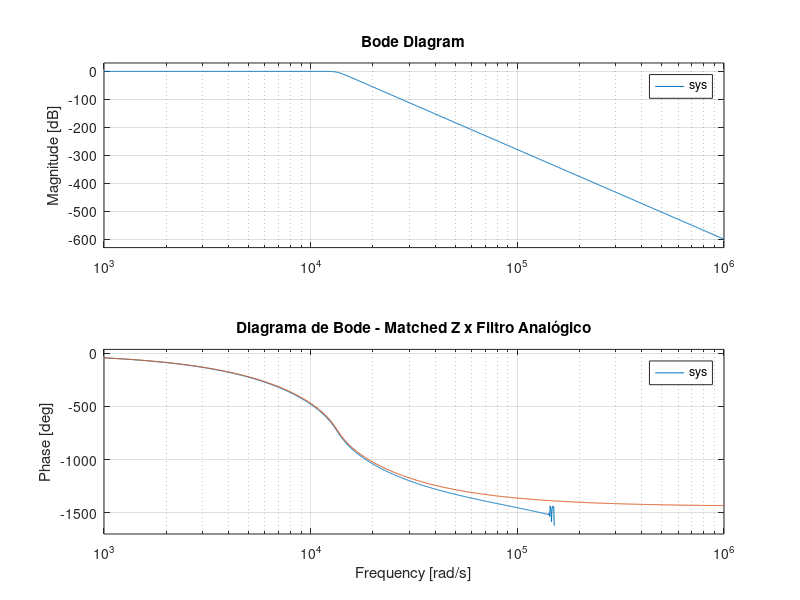
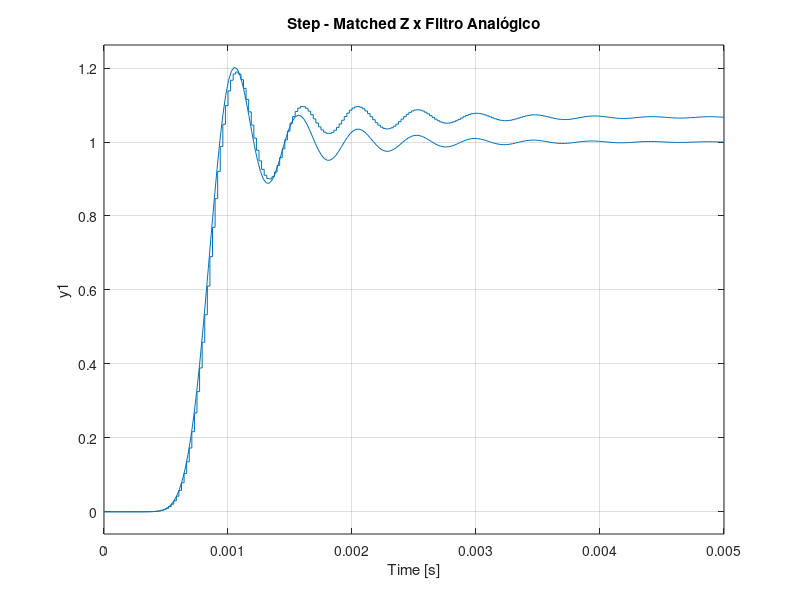

Here is the MATLAB script that generated these plots, in order:
clc;clear all;close all;
fsample = 48000;                         % fa > 2*fn

fp = 2000;                               % frequência de passagem
fs = 3000;                               % frequência de corte

% Região de transição da frequência
wp = (2*pi*fp);
ws = (2*pi*fs);

T = 1/fsample
%pre warping
%wp/fs

% Limites de tolerância
ap = 0.5;                               % tolerância na faixa de passagem
as = 45;                                % tolerância na faixa de rejeição

% Cálculo
[n,wn]      = buttord(wp,ws,ap,as,'s'); % recebe a ordem do filtro e a frequência de corte - 's' = filtro analógico
[zs,ps,ks]  = butter(n,wn,'s');                   % recebe zeros, polos e ganho - filtro analógico

% para analisar os pólos
% compass(ps)

%z = tf('z',T)
[bs,as]     = zp2tf(zs,ps,ks);          % tf: b - numerador, a - denominador
sys         = tf(bs,as);                % função de transferência (tf)
sysz = c2d(sys,T,'matched')

figure;
bode(sysz);
hold on;
bode(sys);
title('Diagrama de Bode - Matched Z x Filtro Analógico')
disp(sysz);

figure;
step(sysz);
hold on;
step(sys);
title('Step - Matched Z x Filtro Analógico')
disp(sysz);
